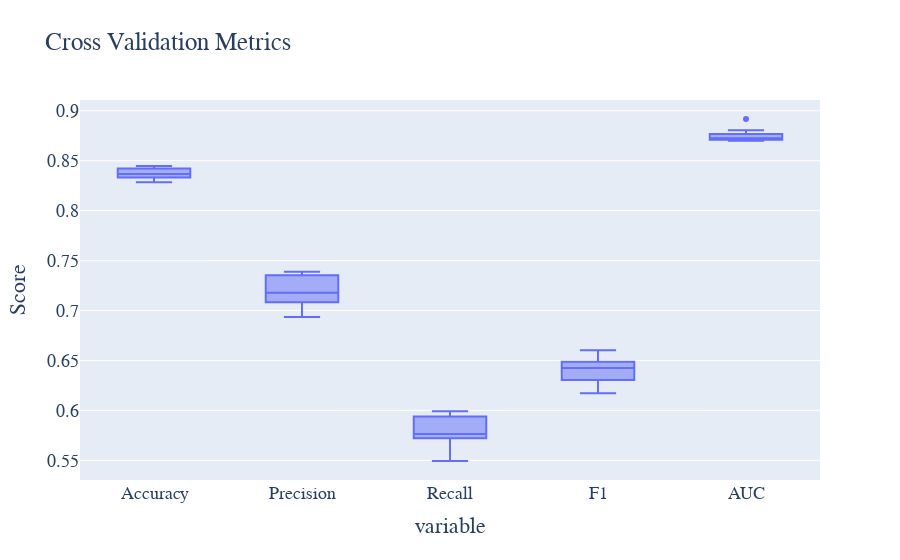

Notebook cell for this chart:
### Code cell
# 执行交叉验证
cv_results = cross_validate(lr_model, X_train, y_train, cv=10, scoring=['accuracy', 'precision', 'recall', 'f1', 'roc_auc'])

# 提取交叉验证结果
cv_accuracy = cv_results['test_accuracy']
cv_precision = cv_results['test_precision']
cv_recall = cv_results['test_recall']
cv_f1 = cv_results['test_f1']
cv_roc = cv_results['test_roc_auc']

# 绘制交叉验证结果的箱线图
cv_metrics_data = pd.DataFrame({
    'Accuracy': cv_accuracy,
    'Precision': cv_precision,
    'Recall': cv_recall,
    'F1': cv_f1,
    'AUC': cv_roc
})

# 绘制交叉验证结果的箱线图
fig = px.box(cv_metrics_data, title='Cross Validation Metrics')
fig.update_layout(
    yaxis_title='Score', showlegend=False,
    font=dict(family='Times New Roman', size=18)
)
fig.write_html('Image/4_9_2.html')
fig.show()

### Figure 1 — Plotly figure (JSON) as saved in the notebook; plotly's stock layout.template omitted (floating-point values rounded to 4 significant figures)
{"data": [{"alignmentgroup": "True", "hovertemplate": "variable=%{x}<br>value=%{y}<extra></extra>", "legendgroup": "", "marker": {"color": "#636efa"}, "name": "", "notched": false, "offsetgroup": "", "orientation": "v", "showlegend": false, "type": "box", "x": ["Accuracy", "Accuracy", "Accuracy", "Accuracy", "Accuracy", "Accuracy", "Accuracy", "Accuracy", "Accuracy", "Accuracy", "Precision", "Precision", "Precision", "Precision", "Precision", "Precision", "Precision", "Precision", "Precision", "Precision", "Recall", "Recall", "Recall", "Recall", "Recall", "Recall", "Recall", "Recall", "Recall", "Recall", "F1", "F1", "F1", "F1", "F1", "F1", "F1", "F1", "F1", "F1", "AUC", "AUC", "AUC", "AUC", "AUC", "AUC", "AUC", "AUC", "AUC", "AUC"], "x0": " ", "xaxis": "x", "y": [0.8333, 0.8289, 0.8423, 0.8286, 0.8363, 0.8437, 0.8336, 0.8447, 0.8413, 0.8373, 0.7082, 0.6935, 0.7389, 0.7043, 0.7198, 0.7348, 0.7157, 0.7353, 0.7356, 0.7111, 0.5752, 0.5733, 0.5773, 0.5493, 0.572, 0.5939, 0.5632, 0.5992, 0.5779, 0.5965, 0.6348, 0.6277, 0.6482, 0.6172, 0.6374, 0.6568, 0.6304, 0.6603, 0.6473, 0.6488, 0.8699, 0.8709, 0.8768, 0.8704, 0.8723, 0.8918, 0.8713, 0.8749, 0.8805, 0.8728], "y0": " ", "yaxis": "y"}], "layout": {"boxmode": "group", "font": {"family": "Times New Roman", "size": 18}, "legend": {"tracegroupgap": 0}, "showlegend": false, "title": {"text": "Cross Validation Metrics"}, "xaxis": {"anchor": "y", "domain": [0, 1], "title": {"text": "variable"}}, "yaxis": {"anchor": "x", "domain": [0, 1], "title": {"text": "Score"}}}}
